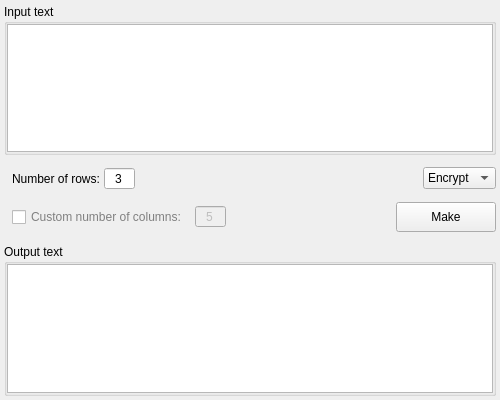
<?xml version="1.0" encoding="UTF-8"?>
<ui version="4.0">
 <class>scytale</class>
 <widget class="QWidget" name="scytale">
  <property name="geometry">
   <rect>
    <x>0</x>
    <y>0</y>
    <width>500</width>
    <height>400</height>
   </rect>
  </property>
  <property name="windowTitle">
   <string>Form</string>
  </property>
  <layout class="QVBoxLayout" name="verticalLayout">
   <property name="spacing">
    <number>12</number>
   </property>
   <property name="leftMargin">
    <number>4</number>
   </property>
   <property name="topMargin">
    <number>4</number>
   </property>
   <property name="rightMargin">
    <number>4</number>
   </property>
   <property name="bottomMargin">
    <number>4</number>
   </property>
   <item>
    <widget class="QGroupBox" name="group_box_input">
     <property name="title">
      <string>Input text</string>
     </property>
     <layout class="QVBoxLayout" name="verticalLayout_9">
      <property name="spacing">
       <number>0</number>
      </property>
      <property name="leftMargin">
       <number>0</number>
      </property>
      <property name="topMargin">
       <number>0</number>
      </property>
      <property name="rightMargin">
       <number>0</number>
      </property>
      <property name="bottomMargin">
       <number>0</number>
      </property>
      <item>
       <widget class="QTextEdit" name="text_edit_input"/>
      </item>
     </layout>
    </widget>
   </item>
   <item>
    <layout class="QHBoxLayout" name="horizontal_layout_2">
     <property name="spacing">
      <number>4</number>
     </property>
     <property name="leftMargin">
      <number>8</number>
     </property>
     <property name="topMargin">
      <number>0</number>
     </property>
     <property name="rightMargin">
      <number>0</number>
     </property>
     <property name="bottomMargin">
      <number>0</number>
     </property>
     <item>
      <widget class="QLabel" name="label_rows">
       <property name="text">
        <string>Number of rows:</string>
       </property>
      </widget>
     </item>
     <item>
      <widget class="QSpinBox" name="spin_box_rows">
       <property name="frame">
        <bool>true</bool>
       </property>
       <property name="alignment">
        <set>Qt::AlignCenter</set>
       </property>
       <property name="buttonSymbols">
        <enum>QAbstractSpinBox::NoButtons</enum>
       </property>
       <property name="minimum">
        <number>1</number>
       </property>
       <property name="maximum">
        <number>999</number>
       </property>
       <property name="value">
        <number>3</number>
       </property>
      </widget>
     </item>
     <item>
      <spacer name="horizontal_spacer_2">
       <property name="orientation">
        <enum>Qt::Horizontal</enum>
       </property>
       <property name="sizeHint" stdset="0">
        <size>
         <width>40</width>
         <height>20</height>
        </size>
       </property>
      </spacer>
     </item>
     <item>
      <widget class="QComboBox" name="combo_box_mode">
       <property name="sizePolicy">
        <sizepolicy hsizetype="Fixed" vsizetype="Fixed">
         <horstretch>0</horstretch>
         <verstretch>0</verstretch>
        </sizepolicy>
       </property>
       <property name="maximumSize">
        <size>
         <width>16777215</width>
         <height>16777215</height>
        </size>
       </property>
       <property name="frame">
        <bool>true</bool>
       </property>
       <item>
        <property name="text">
         <string>Encrypt</string>
        </property>
       </item>
       <item>
        <property name="text">
         <string>Decrypt</string>
        </property>
       </item>
      </widget>
     </item>
    </layout>
   </item>
   <item>
    <layout class="QHBoxLayout" name="horizontal_layout_1">
     <property name="spacing">
      <number>8</number>
     </property>
     <property name="leftMargin">
      <number>8</number>
     </property>
     <item>
      <widget class="QCheckBox" name="check_box_columns">
       <property name="enabled">
        <bool>true</bool>
       </property>
       <property name="sizePolicy">
        <sizepolicy hsizetype="Fixed" vsizetype="Fixed">
         <horstretch>0</horstretch>
         <verstretch>0</verstretch>
        </sizepolicy>
       </property>
       <property name="layoutDirection">
        <enum>Qt::LeftToRight</enum>
       </property>
       <property name="styleSheet">
        <string notr="true">color: grey</string>
       </property>
       <property name="text">
        <string>Custom number of columns:</string>
       </property>
       <property name="autoExclusive">
        <bool>false</bool>
       </property>
       <property name="tristate">
        <bool>false</bool>
       </property>
      </widget>
     </item>
     <item>
      <widget class="QSpinBox" name="spin_box_columns">
       <property name="enabled">
        <bool>false</bool>
       </property>
       <property name="sizePolicy">
        <sizepolicy hsizetype="Fixed" vsizetype="Fixed">
         <horstretch>0</horstretch>
         <verstretch>0</verstretch>
        </sizepolicy>
       </property>
       <property name="alignment">
        <set>Qt::AlignCenter</set>
       </property>
       <property name="readOnly">
        <bool>false</bool>
       </property>
       <property name="buttonSymbols">
        <enum>QAbstractSpinBox::NoButtons</enum>
       </property>
       <property name="accelerated">
        <bool>false</bool>
       </property>
       <property name="minimum">
        <number>1</number>
       </property>
       <property name="maximum">
        <number>999</number>
       </property>
       <property name="value">
        <number>5</number>
       </property>
      </widget>
     </item>
     <item>
      <spacer name="horizontal_spacer_1">
       <property name="orientation">
        <enum>Qt::Horizontal</enum>
       </property>
       <property name="sizeHint" stdset="0">
        <size>
         <width>40</width>
         <height>20</height>
        </size>
       </property>
      </spacer>
     </item>
     <item>
      <widget class="QPushButton" name="button_make">
       <property name="sizePolicy">
        <sizepolicy hsizetype="Fixed" vsizetype="Fixed">
         <horstretch>0</horstretch>
         <verstretch>0</verstretch>
        </sizepolicy>
       </property>
       <property name="minimumSize">
        <size>
         <width>100</width>
         <height>30</height>
        </size>
       </property>
       <property name="text">
        <string>Make</string>
       </property>
      </widget>
     </item>
    </layout>
   </item>
   <item>
    <widget class="QGroupBox" name="group_box_output">
     <property name="title">
      <string>Output text</string>
     </property>
     <layout class="QVBoxLayout" name="verticalLayout_8">
      <property name="spacing">
       <number>0</number>
      </property>
      <property name="leftMargin">
       <number>0</number>
      </property>
      <property name="topMargin">
       <number>0</number>
      </property>
      <property name="rightMargin">
       <number>0</number>
      </property>
      <property name="bottomMargin">
       <number>0</number>
      </property>
      <item>
       <widget class="QTextEdit" name="text_edit_output">
        <property name="readOnly">
         <bool>true</bool>
        </property>
       </widget>
      </item>
     </layout>
    </widget>
   </item>
  </layout>
 </widget>
 <resources/>
 <connections/>
</ui>
